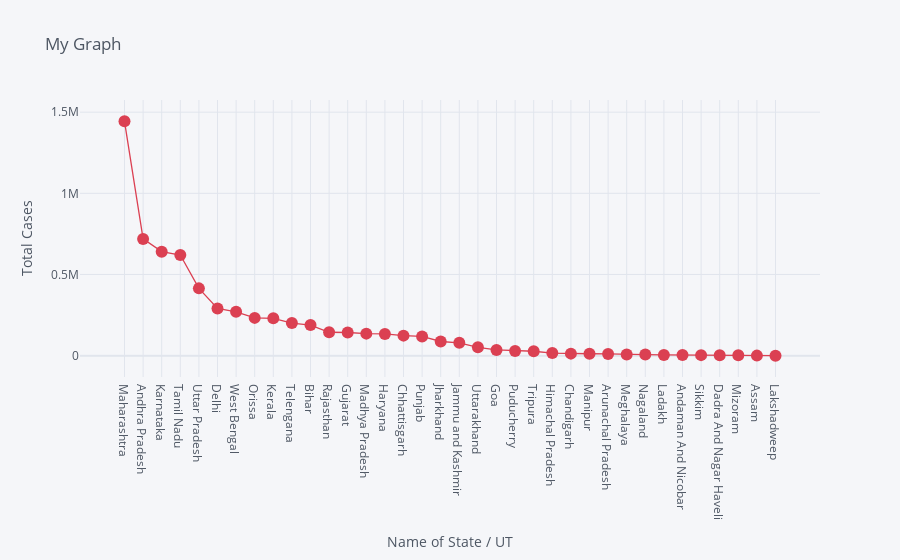

The code cell stored with this chart in its notebook:
### Code cell
df_cases.iplot(kind='scatter',x='Name of State / UT',y='cases',mode='markers+lines',title='My Graph',
               xTitle='Name of State / UT',yTitle='Total Cases',colors='red',size=12)

### Figure 1 — Plotly figure (JSON) as saved in the notebook; plotly's stock layout.template omitted (floating-point values rounded to 4 significant figures)
{"data": [{"line": {"color": "rgba(219, 64, 82, 1.0)", "dash": "solid", "shape": "linear", "width": 1.3}, "marker": {"size": 12, "symbol": "circle"}, "mode": "markers+lines", "name": "cases", "text": "", "type": "scatter", "x": ["Maharashtra", "Andhra Pradesh", "Karnataka", "Tamil Nadu", "Uttar Pradesh", "Delhi", "West Bengal ", "Orissa ", "Kerala", "Telengana", "Bihar ", "Rajasthan", "Gujarat", "Madhya Pradesh ", "Haryana", "Chhattisgarh ", "Punjab", "Jharkhand ", "Jammu and Kashmir", "Uttarakhand", "Goa ", "Puducherry ", "Tripura ", "Himachal Pradesh ", "Chandigarh ", "Manipur ", "Arunachal Pradesh ", "Meghalaya ", "Nagaland ", "Ladakh", "Andaman And Nicobar ", "Sikkim ", "Dadra And Nagar Haveli ", "Mizoram ", "Assam ", "Lakshadweep "], "y": [1443409, 719256, 640661, 619996, 414466, 290613, 270331, 232713, 229886, 200611, 188168, 144030, 142538, 135638, 133878, 123324, 118157, 87210, 79106, 51481, 35328, 29089, 27033, 15851, 12445, 11855, 10548, 6656, 6552, 4521, 3884, 3174, 3087, 2120, 186, 0]}], "layout": {"legend": {"bgcolor": "#F5F6F9", "font": {"color": "#4D5663"}}, "paper_bgcolor": "#F5F6F9", "plot_bgcolor": "#F5F6F9", "title": {"font": {"color": "#4D5663"}, "text": "My Graph"}, "xaxis": {"gridcolor": "#E1E5ED", "showgrid": true, "tickfont": {"color": "#4D5663"}, "title": {"font": {"color": "#4D5663"}, "text": "Name of State / UT"}, "zerolinecolor": "#E1E5ED"}, "yaxis": {"gridcolor": "#E1E5ED", "showgrid": true, "tickfont": {"color": "#4D5663"}, "title": {"font": {"color": "#4D5663"}, "text": "Total Cases"}, "zerolinecolor": "#E1E5ED"}}}
